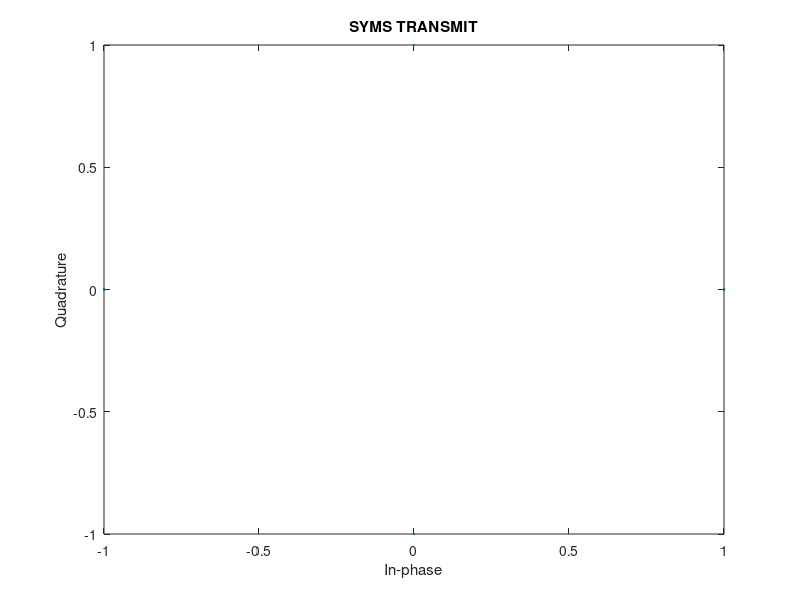

Write MATLAB code to recreate this figure. (Note: this script raises an error after producing the figure.)
SYMS_T=[1+0i -1+0i 0+1i 0-1i];
scatterplot(SYMS_T);
title('SYMS TRANSMIT')
idx=1:100:6576000;
b2=reshape(SYMS_RECEIVE{5,1},1,6576000);
scatterplot(b2(idx));
title('SYMS RECEIVE(2dB)')
b9=reshape(SYMS_RECEIVE{13,1},1,6576000);
scatterplot(b9(idx));
title('SYMS RECEIVE(9dB)')
b15=reshape(SYMS_RECEIVE{16,1},1,6576000);
scatterplot(b15(idx));
title('SYMS RECEIVE(15dB)')